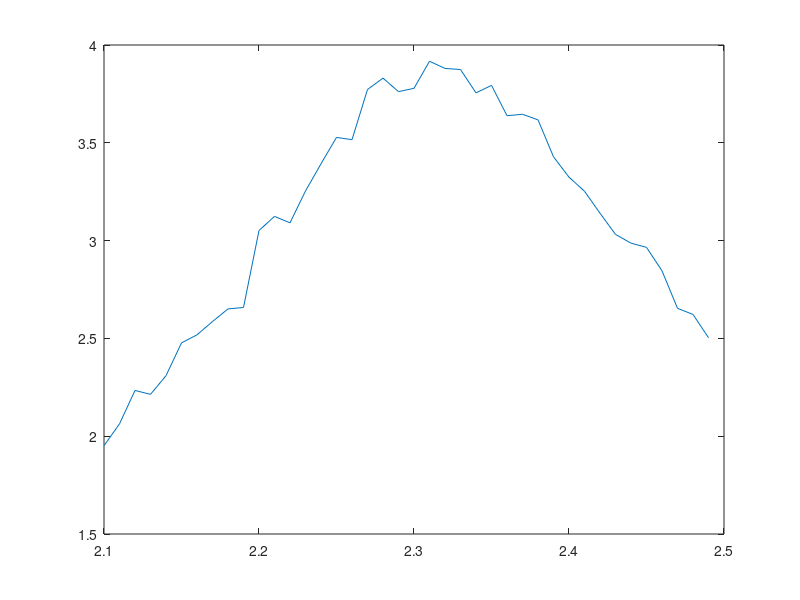

MATLAB code to generate this figure:
e_var = [4.09802, 4.35304, 4.73597, 4.71585, 4.94193, 5.32545, 5.43947, 5.61216, 5.77862, 5.82135, 6.71345, 6.90354, 6.86178, 7.25582, 7.59963, 7.93698, 7.94621, 8.56359, 8.73393, 8.61389, 8.69076, 9.04808, 9.00238, 9.02786, 8.78723, 8.91507, 8.58711, 8.64061, 8.60945, 8.19387, 7.97849, 7.83845, 7.5989, 7.36667, 7.28829, 7.26537, 6.99961, 6.55501, 6.50379, 6.23376, ];
m_var = [1.70437, 1.94425, 2.78742, 3.07543, 3.43052, 7.6748, 6.6814, 5.9151, 4.65981, 7.11967, 8.07015, 8.70497, 8.41495, 9.69247, 11.2291, 12.5191, 12.7387, 15.9548, 16.3753, 17.2067, 19.8654, 21.9846, 22.6981, 21.7995, 21.7494, 21.4832, 20.9739, 21.1356, 22.0981, 21.8325, 20.8865, 20.8539, 20.6154, 19.7005, 19.8728, 19.2445, 19.0717, 17.8222, 17.5989, 17.0045, ];
mean_mag = [0.836214, 0.82896, 0.820849, 0.832271, 0.851937, 0.823022, 0.778748, 0.75473, 0.909006, 0.861173, 0.771211, 0.802911, 0.780614, 0.757641, 0.765308, 0.713795, 0.704604, 0.682484, 0.678433, 0.658382, 0.650272, 0.599168, 0.597866, 0.580597, 0.582351, 0.546683, 0.53334, 0.51805, 0.489873, 0.475155, 0.451992, 0.439955, 0.410756, 0.404058, 0.397495, 0.391449, 0.371307, 0.345541, 0.342219, 0.32858, ];
temperatures = [2.1, 2.11, 2.12, 2.13, 2.14, 2.15, 2.16, 2.17, 2.18, 2.19, 2.2, 2.21, 2.22, 2.23, 2.24, 2.25, 2.26, 2.27, 2.28, 2.29, 2.3, 2.31, 2.32, 2.33, 2.34, 2.35, 2.36, 2.37, 2.38, 2.39, 2.4, 2.41, 2.42, 2.43, 2.44, 2.45, 2.46, 2.47, 2.48, 2.49, ];
test = e_var./temperatures;
plot(temperatures,test)
